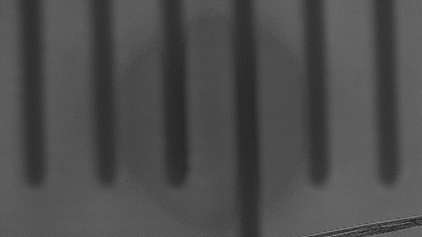
#> input picture Project Code/PyQT GUI/RULERpic.png, 422 x 237 px, shrunk from 633 x 356 before the run
$ python Image_Process.py
#> lines starting #> are read from the running program, lines starting #| are printed output that depends on the picture
import cv2
import numpy as np

# Image processing functions
def adjust_brightness_contrast(img, brightness, contrast):
    return cv2.addWeighted(img, 1 + float(contrast) / 100, img, 0, float(brightness) - 50)

def sharpen_image(img):
    kernel = np.array([[-1, -1, -1], [-1, 9, -1], [-1, -1, -1]])
    return cv2.filter2D(img, -1, kernel)

def reduce_noise(img, h_value):
    return cv2.fastNlMeansDenoising(img, None, h_value, 7, 21)

def blend_images(img1, img2, alpha):
    return cv2.addWeighted(img1, alpha, img2, 1 - alpha, 0)

# Callback functions for trackbars
def on_brightness1_trackbar(val):
    global brightness1
    brightness1 = val
    update_display()

def on_contrast1_trackbar(val):
    global contrast1
    contrast1 = val
    update_display()

def on_brightness2_trackbar(val):
    global brightness2
    brightness2 = val
    update_display()

# [34 lines left out: functions on_contrast2_trackbar, on_sharpen1_trackbar, on_sharpen2_trackbar, on_noise1_trackbar, on_noise2_trackbar, on_noise_reduction1_trackbar and 1 more, not called in this run]

def on_h_value_trackbar(val):
    global h_value
    h_value = val

# [5 lines left out: function on_blend_trackbar, not called in this run]

def apply_median_blur(img, ksize):
    return cv2.medianBlur(img, ksize)

median_blur1 = 1
median_blur2 = 1

# [9 lines left out: functions on_median_blur1_trackbar, on_median_blur2_trackbar, not called in this run]

def update_display():
    global image1, image2, brightness1, contrast1, brightness2, contrast2, sharpen1, sharpen2, noise_reduction1, noise_reduction2, h_value, alpha, blend_enabled, median_blur1, median_blur2

    img1_processed = adjust_brightness_contrast(image1, brightness1, contrast1)
    img2_processed = adjust_brightness_contrast(image2, brightness2, contrast2)

    if sharpen1:
        img1_processed = sharpen_image(img1_processed)

    if sharpen2:
        img2_processed = sharpen_image(img2_processed)

    if noise_reduction1:
        img1_processed = reduce_noise(img1_processed, h_value)

    if noise_reduction2:
        img2_processed = reduce_noise(img2_processed, h_value)

    img1_processed = apply_median_blur(img1_processed, median_blur1)
    img2_processed = apply_median_blur(img2_processed, median_blur2)

    display_images(img1_processed, img2_processed)

    if blend_enabled:
        blended_image = blend_images(img1_processed, img2_processed, alpha)
        cv2.imshow('Blended Image', blended_image)
        blend_enabled = False

# Load images
image1 = cv2.imread('RULERpic.png')
#> image1 is the input picture: shape (237, 422, 3); min 26, max 141, mean 76.7
image2 = cv2.imread('Rulerpic.png')

def display_images(img1, img2):
    combined = np.hstack((img1, img2))
    cv2.imshow('Image Processing', combined)

# Initialize global variables
blend_enabled = False
brightness1 = 50
contrast1 = 0
brightness2 = 50
contrast2 = 0
sharpen1 = 0
sharpen2 = 0
noise_reduction1 = 0
noise_reduction2 = 0
h_value = 10
alpha = 0.5

# Create window and trackbars
cv2.namedWindow('Image Processing', cv2.WINDOW_NORMAL)
cv2.namedWindow('Controls', cv2.WINDOW_NORMAL)  # New window for trackbars
cv2.namedWindow('Blended Image', cv2.WINDOW_NORMAL)
cv2.createTrackbar('Bri-1', 'Controls', 50, 100, on_brightness1_trackbar)
cv2.createTrackbar('Con-1', 'Controls', 0, 100, on_contrast1_trackbar)
#> slider 'Con-1' is set to 33
cv2.createTrackbar('Bri-2', 'Controls', 50, 100, on_brightness2_trackbar)
cv2.createTrackbar('Con-2', 'Controls', 0, 100, on_contrast2_trackbar)
#> slider 'Con-2' is set to 33
cv2.createTrackbar('Sharp-1', 'Controls', 0, 1, on_sharpen1_trackbar)
#> slider 'Sharp-1' is set to 1
cv2.createTrackbar('Sharp-2', 'Controls', 0, 1, on_sharpen2_trackbar)
#> slider 'Sharp-2' is set to 1
cv2.createTrackbar('Denoise-1', 'Controls', 0, 1, on_noise_reduction1_trackbar)
#> slider 'Denoise-1' is set to 1
cv2.createTrackbar('Denoise-2', 'Controls', 0, 1, on_noise_reduction2_trackbar)
#> slider 'Denoise-2' is set to 1
cv2.createTrackbar('MedBlur-1', 'Controls', 0, 10, on_median_blur1_trackbar)
#> slider 'MedBlur-1' is set to 3
cv2.createTrackbar('MedBlur-2', 'Controls', 0, 10, on_median_blur2_trackbar)
#> slider 'MedBlur-2' is set to 3
cv2.createTrackbar('H', 'Controls', 10, 50, on_h_value_trackbar)
cv2.createTrackbar('Blend', 'Controls', 50, 100, on_blend_trackbar)

update_display()
#> in display_images, `combined = np.hstack((img1, img2))`:
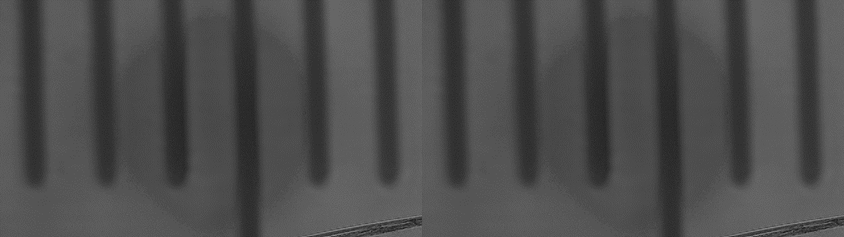
#> combined: shape (237, 844, 3); min 26, max 141, mean 76.7

cv2.waitKey(0)
#> in adjust_brightness_contrast (call 5), `return cv2.addWeighted(img, 1 + float(contrast) / 100, img, 0, float(b..`:
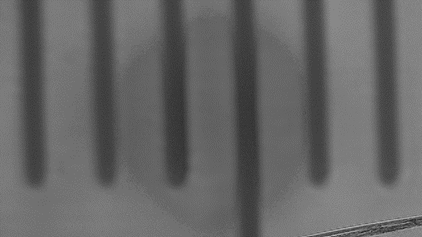
#> returned value: shape (237, 422, 3); min 35, max 188, mean 101.9
#> in display_images (call 3), `combined = np.hstack((img1, img2))`:
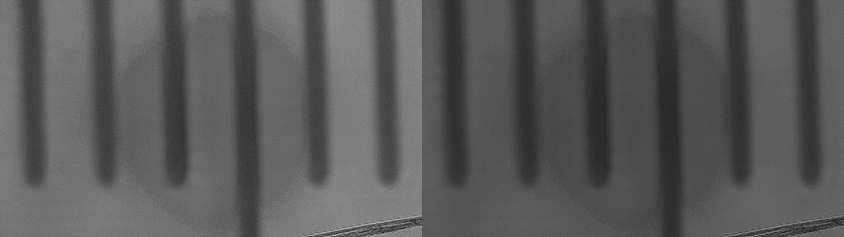
#> combined: shape (237, 844, 3); min 26, max 188, mean 89.3
cv2.destroyAllWindows()

$ run again, with Project Code/PyQT GUI/img1.png copied over Project Code/PyQT GUI/RULERpic.png
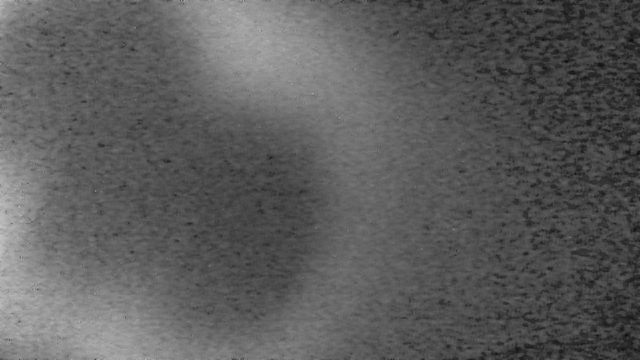
#> input picture Project Code/PyQT GUI/img1.png, 640 x 360 px, shrunk from 960 x 540 before the run
#> image1 is the input picture: shape (360, 640, 3); min 12, max 197, mean 92.1
#> in adjust_brightness_contrast (call 5), `return cv2.addWeighted(img, 1 + float(contrast) / 100, img, 0, float(b..`:
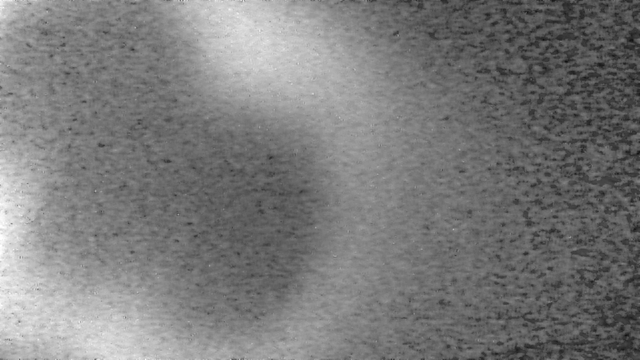
#> returned value: shape (360, 640, 3); min 16, max 255, mean 122.5
#> in display_images (call 3), `combined = np.hstack((img1, img2))`:
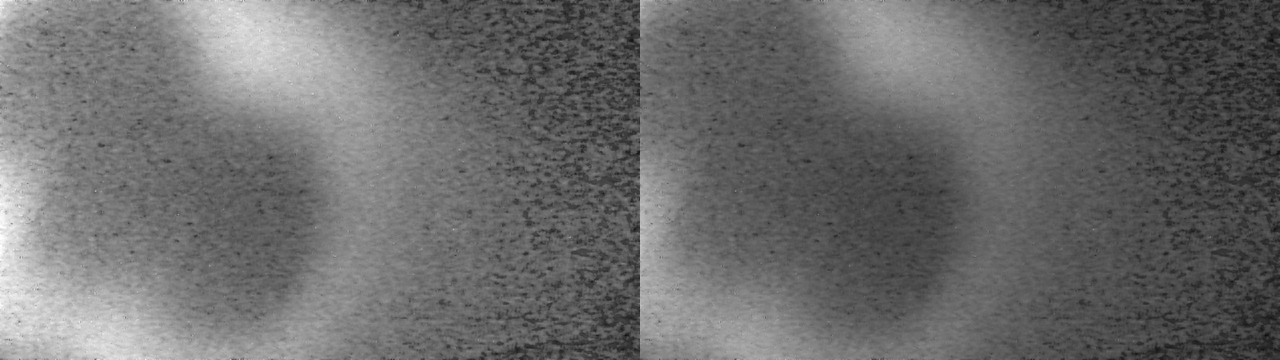
#> combined: shape (360, 1280, 3); min 12, max 255, mean 107.3

$ run again, with Project Code/PyQT GUI/img2.png copied over Project Code/PyQT GUI/RULERpic.png
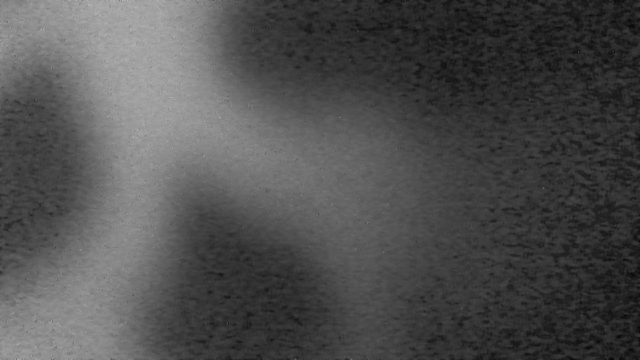
#> input picture Project Code/PyQT GUI/img2.png, 640 x 360 px, shrunk from 960 x 540 before the run
#> image1 is the input picture: shape (360, 640, 3); min 7, max 186, mean 78.9
#> in adjust_brightness_contrast (call 5), `return cv2.addWeighted(img, 1 + float(contrast) / 100, img, 0, float(b..`:
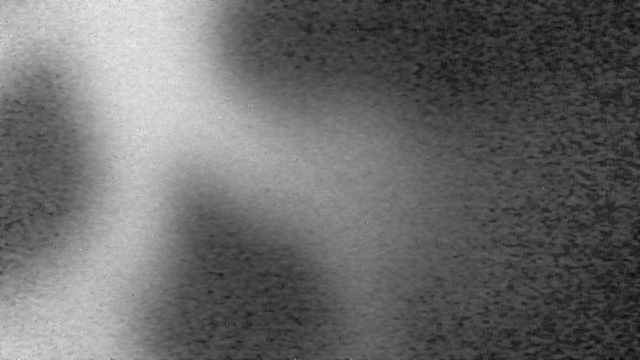
#> returned value: shape (360, 640, 3); min 9, max 247, mean 104.9
#> in display_images (call 3), `combined = np.hstack((img1, img2))`:
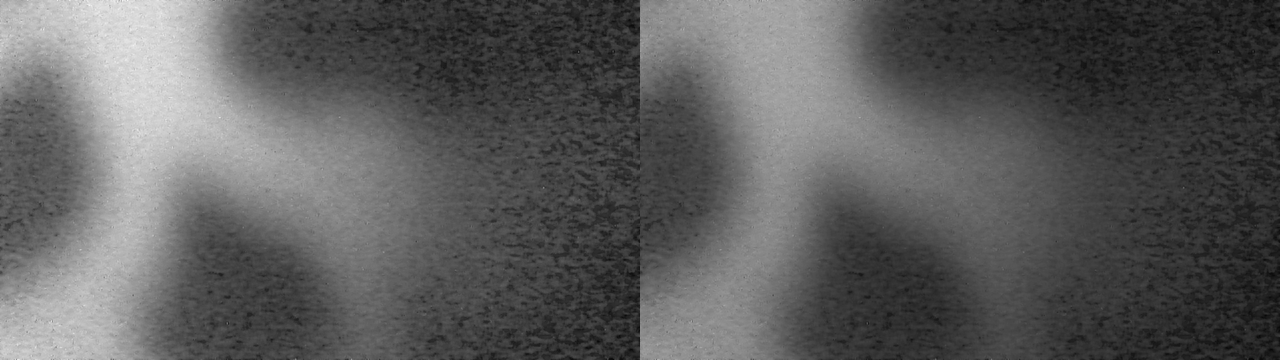
#> combined: shape (360, 1280, 3); min 7, max 247, mean 91.9
